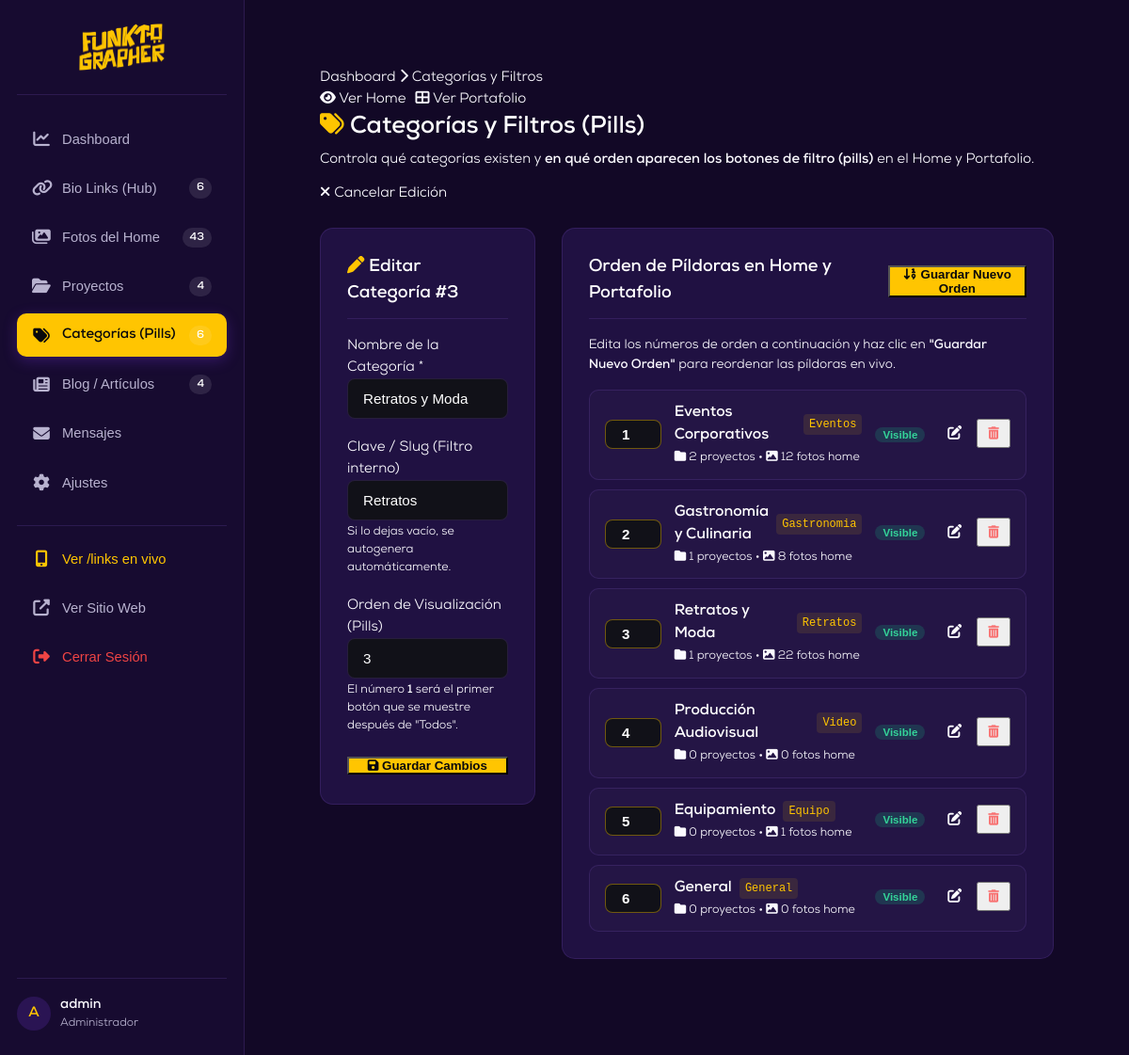
The page /admin/categories?edit=3 (signed in) on the database its author committed.
### tables this page shows
CREATE TABLE `categories` (
  `id` int NOT NULL AUTO_INCREMENT,
  `name` varchar(100) NOT NULL,
  `slug` varchar(100) NOT NULL,
  `display_order` int NOT NULL DEFAULT '0',
  `is_active` tinyint(1) NOT NULL DEFAULT '1',
  `created_at` datetime DEFAULT CURRENT_TIMESTAMP,
  PRIMARY KEY (`id`),
  UNIQUE KEY `slug` (`slug`)
);

### admin/categories.php (the view, shortened to what this page needs)
<?php
require_once __DIR__ . '/header.php';
$categories = $pdo->query("SELECT * FROM categories ORDER BY display_order ASC, id ASC")->fetchAll();
$projectCounts = [];
$homeImgCounts = [];
foreach ($categories as $cat) {
    $cSlug = $cat['slug'];
    $cName = $cat['name'];
    $pStmt = $pdo->prepare("SELECT COUNT(*) FROM projects WHERE category = ? OR category = ?");
    $pStmt->execute([$cSlug, $cName]);
    $projectCounts[$cat['id']] = $pStmt->fetchColumn();
    $hStmt = $pdo->prepare("SELECT COUNT(*) FROM home_images WHERE category = ? OR category = ?");
    $hStmt->execute([$cSlug, $cName]);
    $homeImgCounts[$cat['id']] = $hStmt->fetchColumn();
}
$editId = intval($_GET['edit'] ?? 0);
$editCategory = null;
if ($editId > 0) {
    $stmtE = $pdo->prepare("SELECT * FROM categories WHERE id = ? LIMIT 1");
    $stmtE->execute([$editId]);
    $editCategory = $stmtE->fetch();
}
?>
<main class="adm-main">
  <div class="adm-topbar">
    <div class="adm-breadcrumbs">
      <a href="<?= BASE_URL ?>/admin/index">Dashboard</a>
      <i class="fas fa-chevron-right"></i>
      <span>Categorías y Filtros</span>
    </div>
    <div class="adm-user-info">
      <a href="<?= BASE_URL ?>/" target="_blank" class="btn btn-outline btn-sm">
        <i class="fas fa-eye"></i> Ver Home
      </a>
      <a href="<?= BASE_URL ?>/proyectos" target="_blank" class="btn btn-outline btn-sm">
        <i class="fas fa-th-large"></i> Ver Portafolio
      </a>
    </div>
  </div>
  <div class="adm-content">
    <div style="display: flex; justify-content: space-between; align-items: center; margin-bottom: 24px; flex-wrap: wrap; gap: 14px;">
      <div>
        <h1 style="font-size: 1.6rem; color: #fff; margin-bottom: 4px;">
          <i class="fas fa-tags" style="color: var(--adm-primary);"></i> Categorías y Filtros (Pills)
        </h1>
        <p style="color: var(--adm-text-muted); font-size: 0.92rem;">
          Controla qué categorías existen y <strong>en qué orden aparecen los botones de filtro (pills)</strong> en el Home y Portafolio.
        </p>
      </div>
      <?php if ($editCategory): ?>
        <a href="<?= BASE_URL ?>/admin/categories" class="btn btn-outline btn-sm">
          <i class="fas fa-times"></i> Cancelar Edición
        </a>
      <?php endif; ?>
    </div>
    <div style="display: grid; grid-template-columns: 1fr 1.8fr; gap: 28px; align-items: flex-start;">
      <div class="adm-card">
        <h3 style="font-size: 1.15rem; color: #fff; margin-bottom: 18px; padding-bottom: 12px; border-bottom: 1px solid var(--adm-border);">
          <i class="fas <?= $editCategory ? 'fa-pen' : 'fa-plus-circle' ?>" style="color: var(--adm-primary);"></i>
          <?= $editCategory ? 'Editar Categoría #' . $editCategory['id'] : 'Nueva Categoría' ?>
        </h3>
        <form method="POST" action="<?= BASE_URL ?>/admin/categories">
          <div class="adm-form-group">
            <label class="adm-label">Nombre de la Categoría *</label>
            <input type="text" name="name" class="adm-input" required
                   placeholder="Ej: Fotografía Aérea y Drones"
                   value="<?= htmlspecialchars($editCategory['name'] ?? '') ?>"
                   id="catNameInput">
          </div>
          <div class="adm-form-group">
            <label class="adm-label">Clave / Slug (Filtro interno)</label>
            <input type="text" name="slug" class="adm-input"
                   placeholder="Ej: Aerea o eventos"
                   value="<?= htmlspecialchars($editCategory['slug'] ?? '') ?>"
                   id="catSlugInput">
            <small style="color: var(--adm-text-muted); font-size: 0.78rem; display: block; margin-top: 4px;">
              Si lo dejas vacío, se autogenera automáticamente.
            </small>
          </div>
          <div class="adm-form-group">
            <label class="adm-label">Orden de Visualización (Pills)</label>
            <input type="number" name="display_order" class="adm-input"
                   value="<?= intval($editCategory['display_order'] ?? count($categories) + 1) ?>" min="1">
            <small style="color: var(--adm-text-muted); font-size: 0.78rem; display: block; margin-top: 4px;">
              El número <strong>1</strong> será el primer botón que se muestre después de "Todos".
            </small>
          </div>
          <div style="margin-top: 22px;">
            <button type="submit" class="btn btn-primary" style="width: 100%; justify-content: center; background: var(--adm-primary); color: #09090c; font-weight: 700;">
              <i class="fas fa-save"></i> <?= $editCategory ? 'Guardar Cambios' : 'Crear Categoría' ?>
            </button>
          </div>
        </form>
      </div>
      <div class="adm-card">
        <form method="POST" action="<?= BASE_URL ?>/admin/categories">
          <div style="display: flex; justify-content: space-between; align-items: center; margin-bottom: 18px; padding-bottom: 12px; border-bottom: 1px solid var(--adm-border);">
            <h3 style="font-size: 1.15rem; color: #fff; margin: 0;">
              Orden de Píldoras en Home y Portafolio
            </h3>
            <button type="submit" class="btn btn-primary btn-sm" style="background: var(--adm-primary); color: #09090c; font-weight: 700;">
              <i class="fas fa-sort-numeric-down"></i> Guardar Nuevo Orden
            </button>
          </div>
          <p style="color: var(--adm-text-muted); font-size: 0.85rem; margin-bottom: 16px;">
            Edita los números de orden a continuación y haz clic en <strong>"Guardar Nuevo Orden"</strong> para reordenar las píldoras en vivo.
          </p>
          <div style="display: flex; flex-direction: column; gap: 10px;">
            <?php foreach ($categories as $c): ?>
              <div style="display: flex; align-items: center; gap: 14px; padding: 12px 16px; background: rgba(255,255,255,0.02); border: 1px solid var(--adm-border); border-radius: 10px;">
                <div style="width: 60px; flex-shrink: 0;">
                  <input type="number" name="orders[<?= $c['id'] ?>]" value="<?= intval($c['display_order']) ?>"
                         class="adm-input" style="padding: 6px 10px; text-align: center; font-weight: 700; border-color: rgba(255,197,1,0.4);" min="1">
                </div>
                <div style="flex-grow: 1; min-width: 0;">
                  <div style="display: flex; align-items: center; gap: 8px;">
                    <strong style="color: #fff; font-size: 1rem;"><?= htmlspecialchars($c['name']) ?></strong>
                    <code style="font-size: 0.75rem; color: var(--adm-primary); background: rgba(255,197,1,0.1); padding: 2px 6px; border-radius: 4px;">
                      <?= htmlspecialchars($c['slug']) ?>
                    </code>
                  </div>
                  <div style="font-size: 0.78rem; color: var(--adm-text-muted); margin-top: 3px;">
                    <span><i class="fas fa-folder"></i> <?= $projectCounts[$c['id']] ?? 0 ?> proyectos</span> &bull;
                    <span><i class="fas fa-image"></i> <?= $homeImgCounts[$c['id']] ?? 0 ?> fotos home</span>
                  </div>
                </div>
                <form method="POST" action="<?= BASE_URL ?>/admin/categories" style="margin: 0;">
                  <button type="submit" class="adm-badge" style="cursor: pointer; border: none; background: <?= $c['is_active'] ? 'rgba(16, 185, 129, 0.2)' : 'rgba(239, 68, 68, 0.2)' ?>; color: <?= $c['is_active'] ? '#34d399' : '#f87171' ?>;">
                    <?= $c['is_active'] ? 'Visible' : 'Oculto' ?>
                  </button>
                </form>
                <div style="display: flex; gap: 6px;">
                  <a href="<?= BASE_URL ?>/admin/categories?edit=<?= $c['id'] ?>" class="btn btn-outline btn-sm" title="Editar categoría" style="padding: 6px 10px;">
                    <i class="fas fa-edit"></i>
                  </a>
                  <form method="POST" action="<?= BASE_URL ?>/admin/categories" style="margin: 0;" onsubmit="return confirm('¿Eliminar esta categoría? Los proyectos que la usen mantendrán su texto asignado.');">
                    <button type="submit" class="btn btn-outline btn-sm" title="Eliminar categoría" style="padding: 6px 10px; color: #f87171;">
                      <i class="fas fa-trash-alt"></i>
                    </button>
                  </form>
                </div>
              </div>
            <?php endforeach; ?>
          </div>
        </form>
      </div>
    </div>
  </div>
</main>
<?php require_once __DIR__ . '/footer.php'; ?>

### assets/css/admin.css (style rules this page uses)
:root { --adm-bg: #120826; --adm-sidebar: #170b30; --adm-card: #201142; --adm-border: rgba(120, 80, 185, 0.22); --adm-primary: #ffc501; --adm-primary-hover: #e5b000; --adm-accent: #4f2da3; --adm-accent-hover: #6339cc; --adm-orange: #fb5b23; --adm-success: #10b981; --adm-danger: #ef4444; --adm-warning: #f59e0b; --adm-text: #fbfaff; --adm-muted: #b8b2cf; --adm-font-title: 'Fifties Movies', cursive, sans-serif; --adm-font-subtitle: 'Dechorian', sans-serif; --adm-font-body: 'Nexa', 'Codec Warm', 'DM Sans', sans-serif; }
*, *::before, *::after { box-sizing: border-box; margin: 0; padding: 0; }
body { background: var(--adm-bg); color: var(--adm-text); font-family: var(--adm-font-body); font-size: 15px; line-height: 1.5; }
a { color: inherit; text-decoration: none; }
.adm-badge { margin-left: auto; background: var(--adm-primary); color: #fff; font-size: 0.72rem; font-weight: 700; padding: 2px 8px; border-radius: 999px; }
.adm-user-info { display: flex; align-items: center; gap: 10px; }
.adm-main { flex-grow: 1; padding: 36px 40px; overflow-y: auto; }
.adm-card { background: var(--adm-card); border: 1px solid var(--adm-border); border-radius: 14px; padding: 28px; margin-bottom: 30px; }
.adm-form-group { margin-bottom: 20px; }
.adm-input, .adm-select, .adm-textarea { width: 100%; background: #111118; border: 1px solid var(--adm-border); border-radius: 8px; padding: 12px 16px; font-size: 0.95rem; color: #fff; transition: all 0.2s ease; }

### rows shown on the page
categories: id "3", name "Retratos y Moda", slug "Retratos", display_order "3", id+display_order "3", id "1", id "22", is_active "Visible"
categories: id+display_order "1", name "Eventos Corporativos", slug "Eventos", id "2", id "12", is_active "Visible"
categories: id+display_order "2", name "Gastronomía y Culinaria", slug "Gastronomia", id "1", id "8", is_active "Visible"
categories: id+display_order "4", name "Producción Audiovisual", slug "Video", id "0", is_active "Visible"
categories: id+display_order "5", name "Equipamiento", slug "Equipo", id "0", id "1", is_active "Visible"
categories: id+display_order "6", name "General", slug "General", id "0", is_active "Visible"

### other values the page prints
$totalBioLinks "6"
$totalHomeImgs "43"
$totalProjects "4"
$totalCategories "6"
$totalPosts "4"
substr($_SESSION['admin_username'] ?? 'A', 0, 1) "A"
$_SESSION['admin_username'] "admin"
